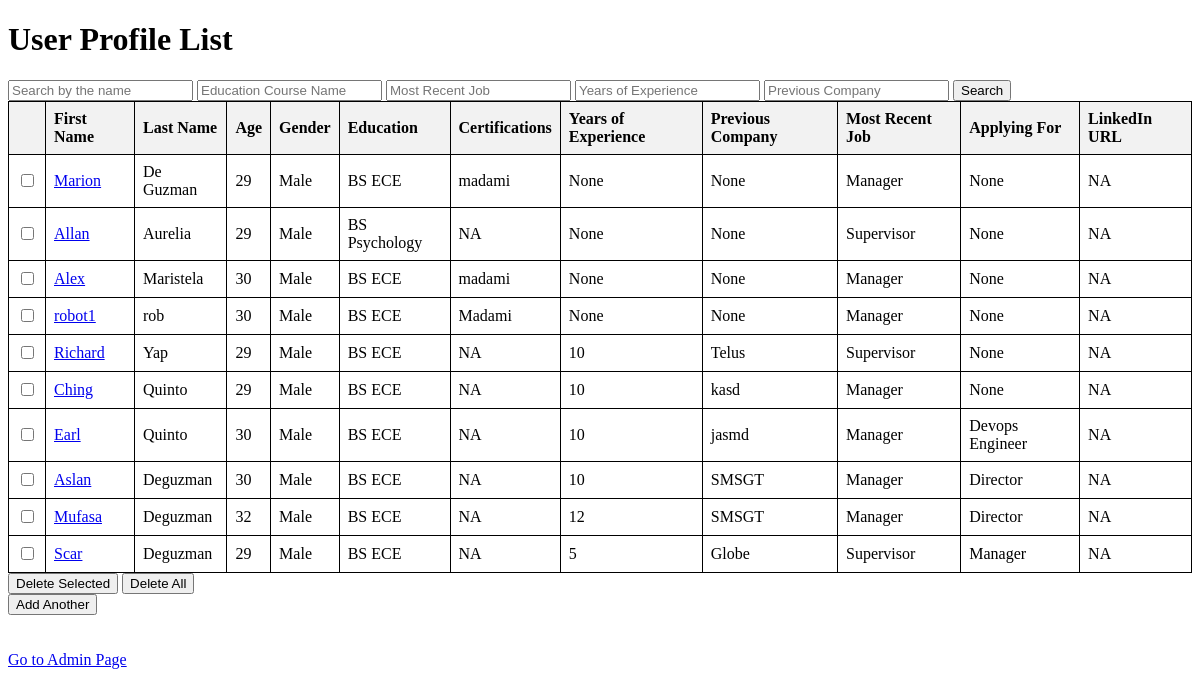
Page /u/emp_list on the earlier database version.
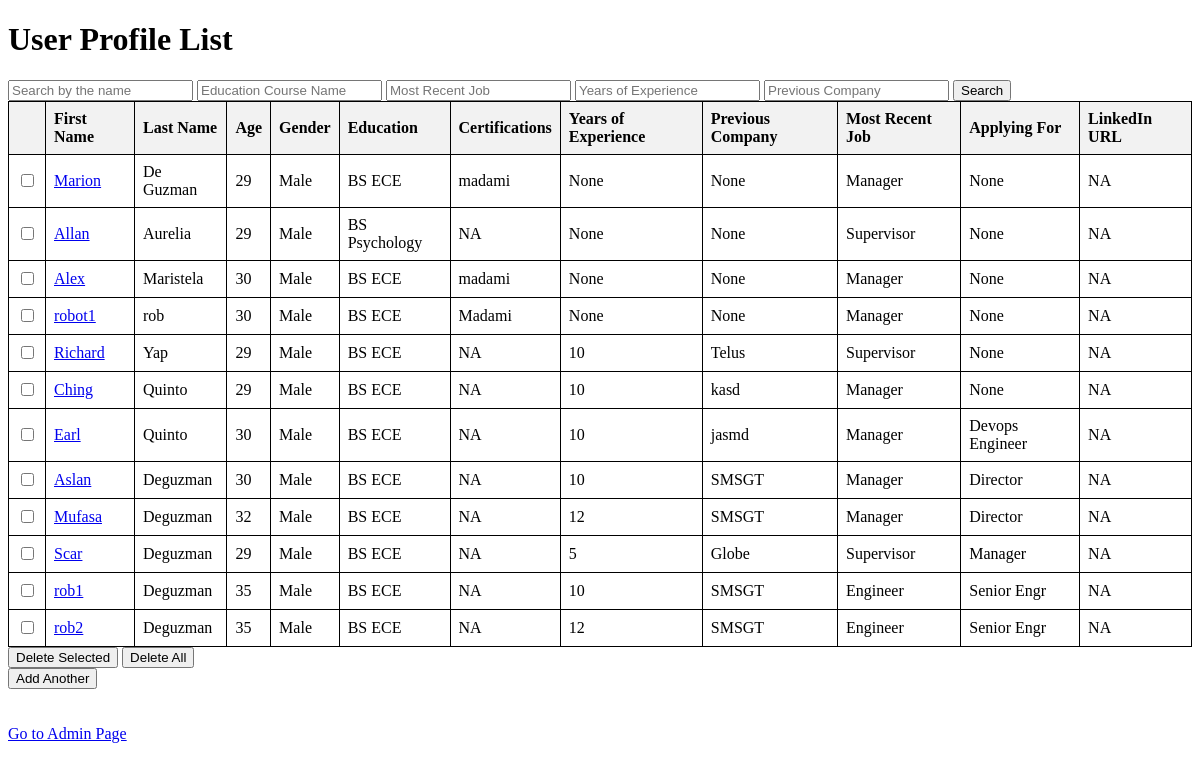
Same page on the later database version.
### homepage/models.py (models this page shows, shortened)
class UserProfile(models.Model):
    user = models.OneToOneField(User, on_delete=models.CASCADE, default=None, null=True)
    password = models.CharField(max_length=128, default=None, null=True)
    age = models.IntegerField()
    resume = models.FileField(upload_to='media/')
    GENDER_CHOICES = (
        ('M', 'Male'),
        ('F', 'Female'),
    )
    gender = models.CharField(max_length=1, choices=GENDER_CHOICES, default=None)
    education_course_name = models.CharField(max_length=200, null=True, blank=True)
    certifications = models.TextField(max_length=1000, null=True, blank=True)  # Store certifications as text
    most_recent_job = models.CharField(max_length=100, null=True, blank=True)
    linkedin_url = models.CharField(max_length=300, null=True, blank=True)
    Applying_For = models.CharField(max_length=100, null=True, blank=True)
    years_of_experience = models.IntegerField(null=True, blank=True)
    previous_company = models.CharField(max_length=200, null=True, blank=True)

### adminview/views.py (the view, shortened to what this page needs)
def user_profile_list(request):
    query = request.GET.get('q')
    education_query = request.GET.get('education')
    recent_job_query = request.GET.get('recent_job')
    years_of_experience_query = request.GET.get('years_of_experience')
    previous_company_query = request.GET.get('previous_company')
    profiles = UserProfile.objects.all()
    if education_query:
        profiles = profiles.filter(education_course_name__icontains=education_query)
    if recent_job_query:
        profiles = profiles.filter(most_recent_job__icontains=recent_job_query)
    if years_of_experience_query:
        profiles = profiles.filter(years_of_experience=years_of_experience_query)
    if previous_company_query:
        profiles = profiles.filter(previous_company__icontains=previous_company_query)
    return render(request, 'adminview/user_profile_list.html', {'profiles': profiles})

### templates/adminview/user_profile_list.html (shortened to what this page needs)
<!DOCTYPE html>
<html>
<head>
</head>
<body>
  <h1>User Profile List</h1>
  <form method="get" action="{% url 'admin_view:list' %}">
    <input type="text" name="q" placeholder="Search by the name" value="{{ request.GET.q }}">
    <input type="text" name="education" placeholder="Education Course Name" value="{{ request.GET.education }}">
    <input type="text" name="recent_job" placeholder="Most Recent Job" value="{{ request.GET.recent_job }}">
    <input type="text" name="years_of_experience" placeholder="Years of Experience" value="{{ request.GET.years_of_experience }}">
    <input type="text" name="previous_company" placeholder="Previous Company" value="{{ request.GET.previous_company }}">
    <button type="submit">Search</button>
  </form>
  <form id="delete-form" method="post" action="{% url 'admin_view:deletee' %}">
    {% if profiles %}
      <table>
        <tr>
          <th></th>
          <th>First Name</th>
          <th>Last Name</th>
          <th>Age</th>
          <th>Gender</th>
          <th>Education</th>
          <th>Certifications</th>
          <th>Years of Experience</th>
          <th>Previous Company</th>
          <th>Most Recent Job</th>
          <th>Applying For</th>
          <th>LinkedIn URL</th>
        </tr>
        {% for profile in profiles %}
          <tr>
            <td><input type="checkbox" name="selected_profiles" value="{{ profile.id }}"></td>
            <td><a href="{% url 'admin_view:view_prof' profile.id %}">{{ profile.user.first_name }}</a></td>
            <td>{{ profile.user.last_name }}</td>
            <td>{{ profile.age }}</td>
            <td>{{ profile.get_gender_display }}</td>
            <td>{{ profile.education_course_name }}</td>
            <td>{{ profile.certifications }}</td>
            <td>{{ profile.years_of_experience }}</td>
            <td>{{ profile.previous_company }}</td>
            <td>{{ profile.most_recent_job }}</td>
            <td>{{ profile.Applying_For }}</td>
            <td>{{ profile.linkedin_url }}</td>
          </tr>
        {% endfor %}
      </table>
    {% else %}
      <p>No results from the entered keyword.</p>
    {% endif %}
    <input type="button" value="Delete Selected" onclick="showConfirmation()">
    <input type="submit" value="Delete All" name="delete_all" onclick="return confirmDeleteAll()">
  </form>
  <form action="{% url 'regandlogin:reg_user' %}" method="get">
    <button type="submit">Add Another</button>
  </form>
  <br><br><a href="{% url 'admin_view:users' %}">Go to Admin Page</a>
</body>
</html>

Differences in the rows shown:
added UserProfile: user.first_name "rob1", user.last_name "Deguzman", age "35", gender "Male", education_course_name "BS ECE", certifications "NA", years_of_experience "10", previous_company "SMSGT", most_recent_job "Engineer", Applying_For "Senior Engr", linkedin_url "NA"
added UserProfile: user.first_name "rob2", user.last_name "Deguzman", age "35", gender "Male", education_course_name "BS ECE", certifications "NA", years_of_experience "12", previous_company "SMSGT", most_recent_job "Engineer", Applying_For "Senior Engr", linkedin_url "NA"
